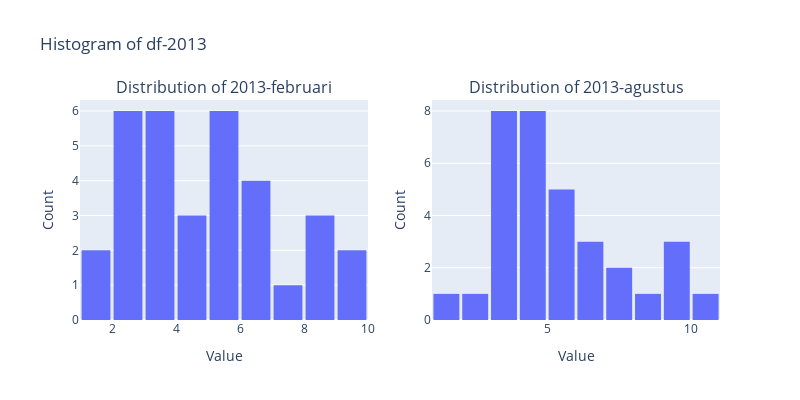

The notebook cell saved with this chart:
### Code cell
viz = df_2013[['2013-februari', '2013-agustus']]
fig = make_subplots(rows=1, cols=2, subplot_titles=[f'Distribution of {col}' for col in viz.columns])

for i, col in enumerate(viz.columns):
    hist = px.histogram(df_2013, x=col, nbins=10)
    
    
    for trace in hist.data:
        fig.add_trace(trace, row=1, col=i+1)

fig.update_layout(
    bargap=0.1,
    width=800,
    height=400,
    showlegend=False,
    title_text='Histogram of df-2013'
)

fig.update_xaxes(title_text='Value')
fig.update_yaxes(title_text='Count')
fig.show()

### Figure 1 — Plotly figure (JSON) as saved in the notebook; plotly's stock layout.template omitted (floating-point values rounded to 4 significant figures)
{"data": [{"alignmentgroup": "True", "bingroup": "x", "hovertemplate": "2013-februari=%{x}<br>count=%{y}<extra></extra>", "legendgroup": "", "marker": {"color": "#636efa", "pattern": {"shape": ""}}, "name": "", "nbinsx": 10, "offsetgroup": "", "orientation": "v", "showlegend": false, "type": "histogram", "x": [8.34, 6.09, 6.39, 4.19, 2.89, 5.41, 2.1, 5.07, 3.22, 6.05, 9.64, 8.88, 5.53, 3.75, 3.97, 9.77, 1.93, 5.28, 2.12, 3.13, 1.81, 3.88, 8.94, null, 7.5, 2.67, 5.88, 3.43, 4.51, 2.02, 6.97, 5.5, 4.36, 2.91], "xaxis": "x", "yaxis": "y"}, {"alignmentgroup": "True", "bingroup": "x", "hovertemplate": "2013-agustus=%{x}<br>count=%{y}<extra></extra>", "legendgroup": "", "marker": {"color": "#636efa", "pattern": {"shape": ""}}, "name": "", "nbinsx": 10, "offsetgroup": "", "orientation": "v", "showlegend": false, "type": "histogram", "x": [10.12, 6.45, 7.02, 5.48, 4.76, 4.84, 4.61, 5.69, 3.65, 5.63, 8.63, 9.16, 6.01, 3.24, 4.3, 9.54, 1.83, 5.3, 3.25, 3.99, 3, 3.66, 7.95, null, 6.79, 4.19, 5.1, 4.38, 4.15, 2.35, 9.91, 3.8, 4.4, 3.15], "xaxis": "x2", "yaxis": "y2"}], "layout": {"annotations": [{"font": {"size": 16}, "showarrow": false, "text": "Distribution of 2013-februari", "x": 0.225, "xanchor": "center", "xref": "paper", "y": 1, "yanchor": "bottom", "yref": "paper"}, {"font": {"size": 16}, "showarrow": false, "text": "Distribution of 2013-agustus", "x": 0.775, "xanchor": "center", "xref": "paper", "y": 1, "yanchor": "bottom", "yref": "paper"}], "bargap": 0.1, "height": 400, "showlegend": false, "title": {"text": "Histogram of df-2013"}, "width": 800, "xaxis": {"anchor": "y", "domain": [0, 0.45], "title": {"text": "Value"}}, "xaxis2": {"anchor": "y2", "domain": [0.55, 1], "title": {"text": "Value"}}, "yaxis": {"anchor": "x", "domain": [0, 1], "title": {"text": "Count"}}, "yaxis2": {"anchor": "x2", "domain": [0, 1], "title": {"text": "Count"}}}}
